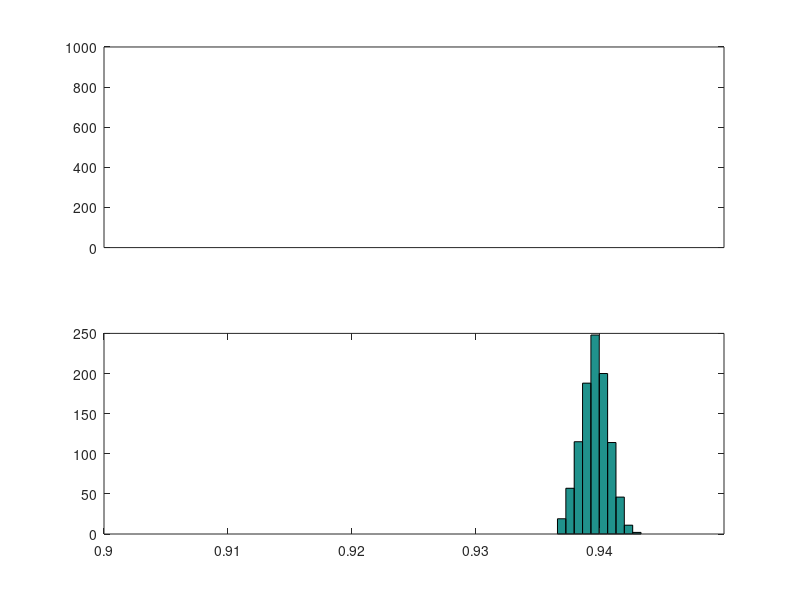
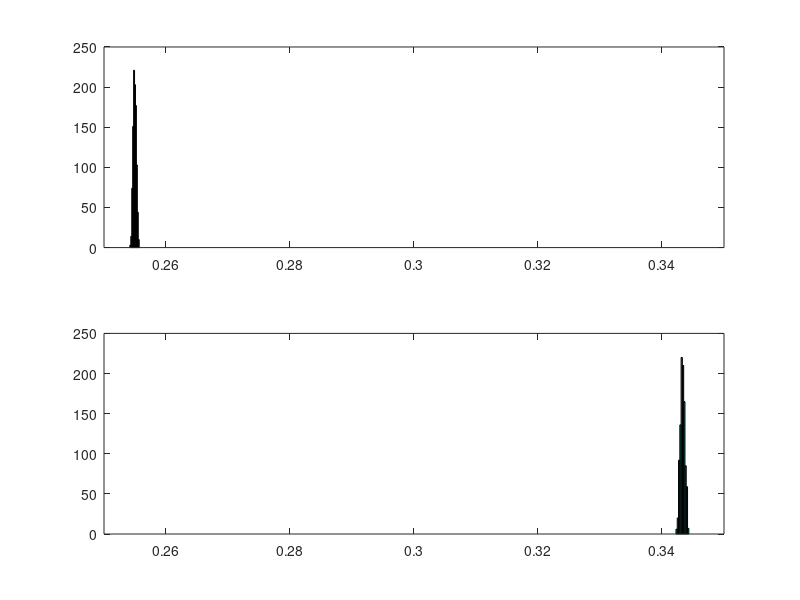

Recreate these plots in MATLAB, in order.
clear all; 
close all;

temp = load('width_03_10.mat');
width_03_10 = temp.width;
temp = load('width_03_15.mat');
width_03_15 = temp.width;
temp = load('inten_03_10.mat');
inten_03_10 = temp.inten;
temp = load('inten_03_15.mat');
inten_03_15 = temp.inten;

figure(1);
subplot(2,1,1);
hist(width_03_10);
xlim([0.9 0.95]);
subplot(2,1,2);
hist(width_03_15);
xlim([0.9 0.95]);

figure(2);
subplot(2,1,1);
hist(inten_03_10);
xlim([0.25 0.35]);
subplot(2,1,2);
hist(inten_03_15);
xlim([0.25 0.35]);0